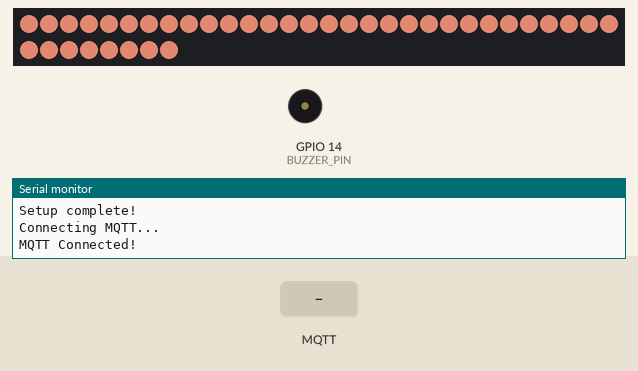
The sketch below on a simulated ESP8266 (NodeMCU). On the bench: 38 RGB LEDs in strip order, left to right, continuing on the next row, buzzer (waves = sounding, pin HIGH), the last lines printed to the serial monitor. The inputs (shaded band) are chosen by the test bench. Dim RGB values are drawn brighter than linear; WiFi joins after 1.5 s; servers stay silent unless stated; no MQTT or app messages arrive unless stated.

Above: at 2.7 s.
2.8 s: MQTT message "5" arrives on the first subscribed topic
At 3.9 s:
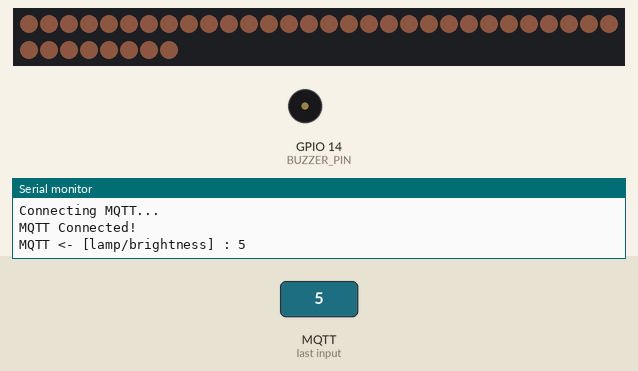
4.3 s: MQTT message "90" arrives on the first subscribed topic
At 5.0 s:
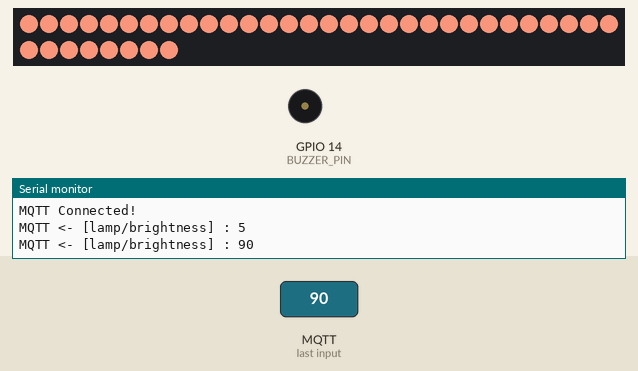
5.8 s: MQTT message "0" arrives on the first subscribed topic
At 6.2 s:
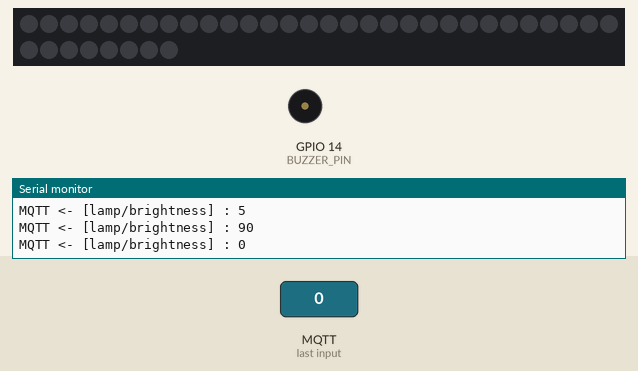
Timing chart, 0 to 8.8 s (numbered marks = the images above; inputs shaded):
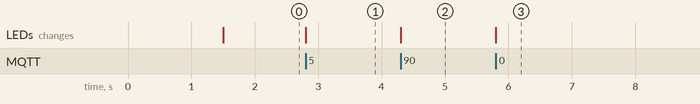

The sketch:

final.ino
```cpp
#include <ESP8266WiFi.h>
#include <PubSubClient.h>
#include <ArduinoJson.h>
#include <Adafruit_NeoPixel.h>

const char* WIFI_SSID     = "Nan Mate 60 Pro";
const char* WIFI_PASSWORD = "88888888";

const char* MQTT_SERVER   = "150.158.158.233";
const int   MQTT_PORT     = 1883;

#define TOPIC_BRIGHTNESS "lamp/brightness"
#define TOPIC_COLOR      "lamp/color"
#define TOPIC_VOLUME     "pillow/volume"
#define TOPIC_MUSIC      "pillow/music"

#define LED_PIN 2            // D4
#define LED_COUNT 38
Adafruit_NeoPixel strip(LED_COUNT, LED_PIN, NEO_GRB + NEO_KHZ800);

int brightness = 65;
uint32_t currentColor = 0xFFFFFF;

// 校色（解决蓝偏）
float CAL_R = 1.0;
float CAL_G = 0.60;
float CAL_B = 0.50;

#define BUZZER_PIN 14        // D5 = GPIO14
int volumeLevel = 60;

int melody_0[] = { 523, 587, 659, 698, 784 };
int melody_1[] = { 784, 698, 659, 587, 523 };
int melody_2[] = { 523, 523, 784, 784, 659 };
int melody_3[] = { 659, 698, 784, 988, 1046 };
int melody_4[] = { 440, 523, 660, 880, 990 };

int* melodies[] = { melody_0, melody_1, melody_2, melody_3, melody_4 };
int music_len = 5;

WiFiClient espClient;
PubSubClient client(espClient);

void applyLED() {
  strip.clear();

  uint8_t r = (currentColor >> 16) & 0xFF;
  uint8_t g = (currentColor >> 8)  & 0xFF;
  uint8_t b =  currentColor         & 0xFF;

  // 色彩校准
  r = min(255, int(r * CAL_R));
  g = min(255, int(g * CAL_G));
  b = min(255, int(b * CAL_B));

  strip.setBrightness(map(brightness, 0, 100, 0, 255));

  for (int i = 0; i < LED_COUNT; i++) {
    strip.setPixelColor(i, r, g, b);
  }
  strip.show();
}

uint32_t hexToColor(String hex) {
  if (hex.startsWith("#")) hex.remove(0, 1);
  if (hex.length() != 6) return 0xFFFFFF;
  return (uint32_t)strtol(hex.c_str(), NULL, 16);
}

void playTone(int freq, int duration) {
  if (freq == 0 || volumeLevel == 0) {
    // Skip tone if frequency is 0 or volume is muted
    noTone(BUZZER_PIN);
    delay(duration);
    return;
  }

  // Calculate PWM duty cycle based on volume level
  int pwmValue = map(volumeLevel, 0, 100, 0, 1023);
  float dutyCycle = pwmValue / 1023.0;  // 0.0 to 1.0

  // Period in microseconds
  unsigned long period = 1000000 / freq;
  unsigned long onTime = (unsigned long)(period * dutyCycle);
  unsigned long offTime = period - onTime;

  // Generate square wave with volume-controlled duty cycle
  unsigned long startTime = micros();
  unsigned long elapsedTime = 0;

  while (elapsedTime < (duration * 1000)) {
    // Toggle high
    digitalWrite(BUZZER_PIN, HIGH);
    delayMicroseconds(onTime);

    // Toggle low
    digitalWrite(BUZZER_PIN, LOW);
    delayMicroseconds(offTime);

    elapsedTime = micros() - startTime;
  }

  noTone(BUZZER_PIN);
  digitalWrite(BUZZER_PIN, LOW);
}

void playMusic(int idx) {
  if (idx < 0 || idx > 4) return;

  int* melody = melodies[idx];

  Serial.printf("Playing music #%d (volume: %d%%)\n", idx, volumeLevel);

  for (int i = 0; i < music_len; i++) {
    playTone(melody[i], 250);
    noTone(BUZZER_PIN);
    digitalWrite(BUZZER_PIN, LOW);
    delay(40);
  }

  noTone(BUZZER_PIN);
  digitalWrite(BUZZER_PIN, LOW);
}

void callback(char* topic, byte* payload, unsigned int length) {
  payload[length] = '\0';
  String msg = String((char*)payload);

  Serial.printf("MQTT <- [%s] : %s\n", topic, msg.c_str());

  // 调整亮度
  if (String(topic) == TOPIC_BRIGHTNESS) {
    brightness = constrain(msg.toInt(), 0, 100);
    applyLED();
  }

  // 调整颜色
  if (String(topic) == TOPIC_COLOR) {
    currentColor = hexToColor(msg);
    applyLED();
  }

  // 调整音量
  if (String(topic) == TOPIC_VOLUME) {
    volumeLevel = constrain(msg.toInt(), 0, 100);
    Serial.printf("Volume updated to: %d%%\n", volumeLevel);
  }

  // 播放音乐
  if (String(topic) == TOPIC_MUSIC) {
    int idx = msg.toInt();
    playMusic(idx);
  }
}

void connectWiFi() {
  WiFi.mode(WIFI_STA);
  WiFi.begin(WIFI_SSID, WIFI_PASSWORD);

  Serial.print("Connecting WiFi");
  while (WiFi.status() != WL_CONNECTED) {
    delay(300);
    Serial.print(".");
  }
  Serial.println("\nWiFi Connected!");
  Serial.print("IP: ");
  Serial.println(WiFi.localIP());
}

void reconnectMQTT() {
  while (!client.connected()) {
    Serial.println("Connecting MQTT...");

    if (client.connect("ESP-LED-MUSIC")) {
      Serial.println("MQTT Connected!");

      client.subscribe(TOPIC_BRIGHTNESS);
      client.subscribe(TOPIC_COLOR);
      client.subscribe(TOPIC_VOLUME);
      client.subscribe(TOPIC_MUSIC);

    } else {
      Serial.print("Fail rc=");
      Serial.println(client.state());
      delay(2000);
    }
  }
}

/* ======================= 主程序 ======================= */

void setup() {
  Serial.begin(115200);

  // LED
  strip.begin();
  strip.show();

  // 蜂鸣器
  pinMode(BUZZER_PIN, OUTPUT);
  digitalWrite(BUZZER_PIN, LOW);

  connectWiFi();

  client.setServer(MQTT_SERVER, MQTT_PORT);
  client.setCallback(callback);

  applyLED();

  Serial.println("Setup complete!");
}

void loop() {
  if (!client.connected()) {
    reconnectMQTT();
  }
  client.loop();
}
```

Measured:
- after the input at 2.8 s, the LEDs: change at once (image 1)
- after the input at 4.3 s, the LEDs: change at once (image 2)
- after the input at 5.8 s, the LEDs: change at once (image 3)
